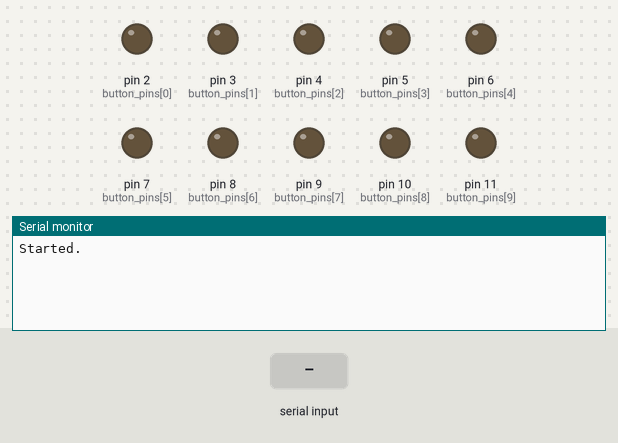
This sketch was run on a simulated Arduino Uno, built with avr-gcc and run on an emulated ATmega328P. On the bench: output pins drawn as LEDs (lit = HIGH), the last lines printed to the serial monitor. The test bench sets the inputs (shaded band).

Above: at 1.2 s.
1.3 s: "OK+CONN\n" received over Serial
At 1.9 s:
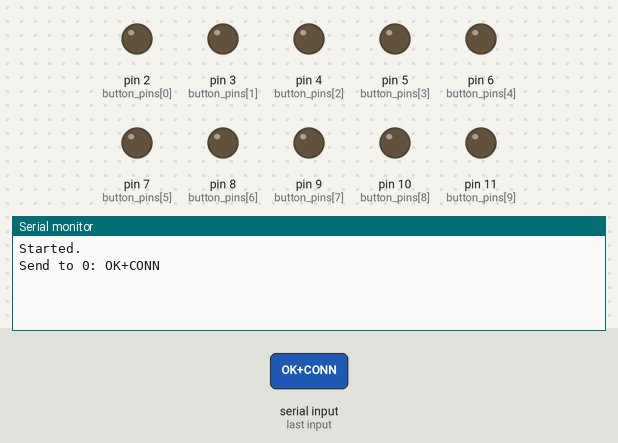
2.8 s: "OK+CONN\n" received over the second serial link
At 5.3 s:
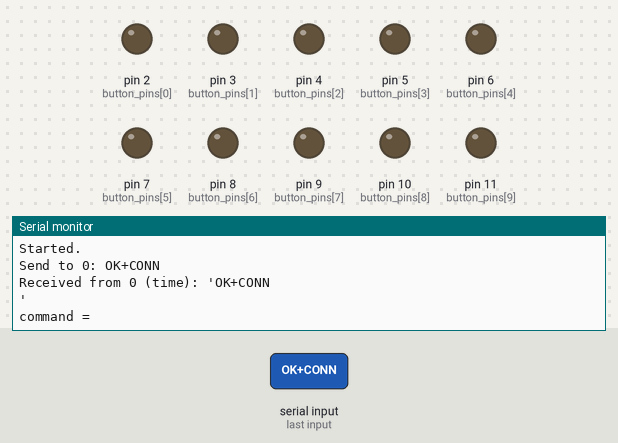
5.8 s: "getAddress\n" received over Serial
At 6.6 s:
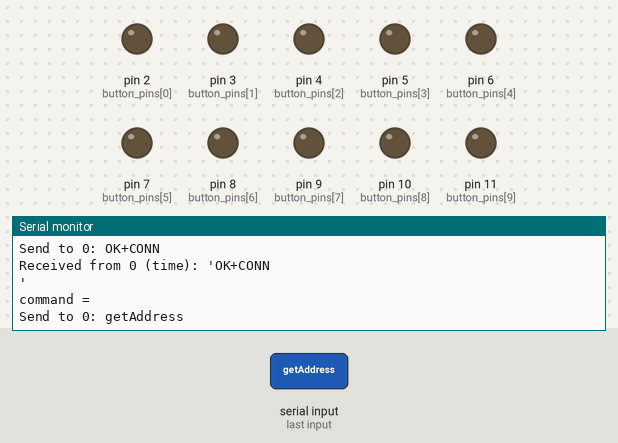
7.3 s: "getAddress\n" received over the second serial link
At 10.0 s:
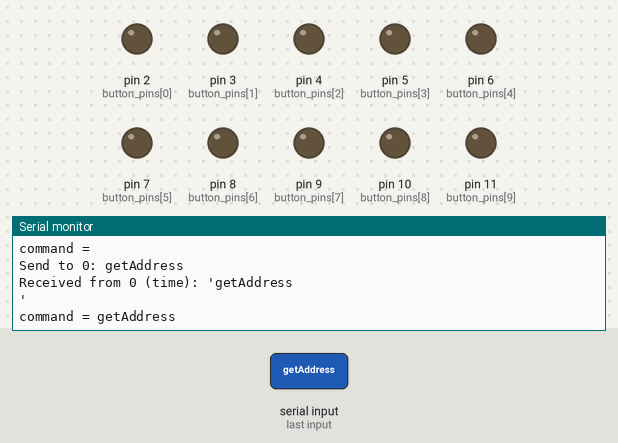
10.3 s: "getMaxFloors\n" received over Serial
At 11.3 s:
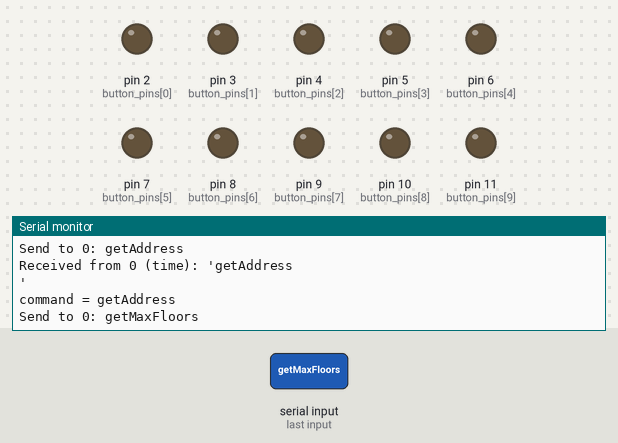
11.8 s: "getMaxFloors\n" received over the second serial link
At 14.7 s:
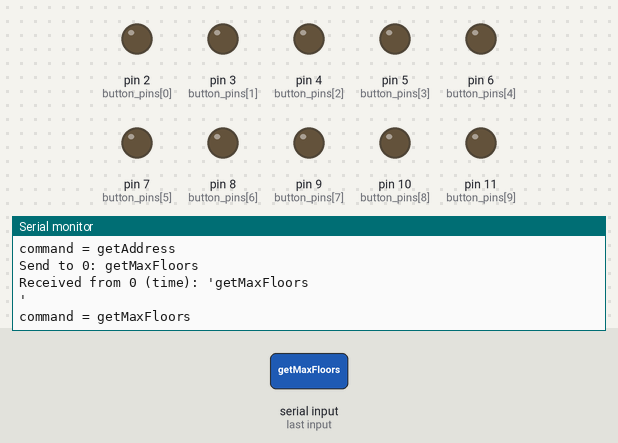

Measured:
- after the input at 1.3 s, the serial monitor: prints a new line at once (image 1)
- after the input at 2.8 s, the serial monitor: prints a new line after 1.5 s (image 2)
- after the input at 5.8 s, the serial monitor: prints a new line at once (image 3)
- after the input at 7.3 s, the serial monitor: prints a new line after 1.5 s (image 4)
- after the input at 10.3 s, the serial monitor: prints a new line at once (image 5)
- after the input at 11.8 s, the serial monitor: prints a new line after 1.5 s (image 6)

The sketch:

BLE_cabine.ino
```cpp
#include <SoftwareSerial.h>   //Software Serial Port


    #define VERSION v1.0

   // #define ADDRESS 0x640101ff   // ID лифта
    #define LED 13   // светодиод arduino
    #define SEC 1000   // секунда
    #define DELAY_SEC SEC * 3 // Задержка в секундах для реле кнопок
    #define DEBUG_ENABLED  1   // debug (on/off)
    #define WAIT_RESPONSE 1500  // Время ответа от модуля в миллисекундах
    #define BLE_TX 12
    #define BLE_RX 13

    #define close_pin 0
    #define open_pin 0
    #define cancel_pin 0
    #define call_pin 0


//  ПЕРЕМЕННЫЕ НАСТРАИВАЕМЫЕ ИНДИВИДУАЛЬНО  ////////////////////////////////////////////

    const unsigned long int address = 0x640101ff; // ID лифта
    const byte max_floors = 10;

    // Пины на которые подключны реле
    const byte button_pins[max_floors] = {2, 3, 4, 5, 6, 7, 8, 9, 10, 11};
    const byte extra_button_pins[4] = {close_pin, open_pin, cancel_pin, call_pin};


// For immitation getCurrentFloor();
int but = 0;
// End immitation


//   НЕ МЕНЯТЬ ДАЛЬНЕЙШИЕ ПЕРЕМЕННЫЕ   //////////////////////////////////

    SoftwareSerial BLE(BLE_RX, BLE_TX);

    bool isLedOn = false;


    // Время ответа от модуля
    unsigned long response_times;

    // Время сколько включена реле
    unsigned long times[max_floors + 4];

    // Состояние включенных реле
    bool state_switch[max_floors + 4];


    // Этаж на котором находится лифт в настоящее время
    byte current_floor = 1;

    // Массив отложенных вызовов
    bool stack[max_floors][max_floors];

    // Хранит данные получаемые с BLE модулей
    String dataBLE;
    String queue;

    // Для итераций по циклам
    byte j = 0;

    char recvChar;
    String dataSerial = "";
    int count_ble_response = 0;

// Functions ///////////////////////////////////////////////

void setupBleConnection();
int chToInt(char in);
int getCurrentFloor();
void readData(SoftwareSerial& serial, String& data);
void setCommand(SoftwareSerial& serial, String& cmd);
void lift(byte fl);

void startSerial(SoftwareSerial& bluetooth){
  bluetooth.begin(9600);
}


//  SETUP  ////////////////////////////////////////////////////
    void setup()
    {
      Serial.begin(9600);
      BLE.begin(9600);

      //delete in release (it's for imitation)
      pinMode(4, INPUT);
      //
      response_times = 0;


      // Set RX BLE pins input mode
      pinMode(BLE_RX, INPUT);

      // Set TX BLE pins output mode
      pinMode(BLE_TX, OUTPUT);

      dataBLE = "";
      queue = "";

      // очищаем таблицу отложенных вызовов
      for(auto& i : stack){
        for(bool& j : i){
          j = false;
        }
      }
      // обнуляем таблицу состояний кнопок
      for(bool& i : state_switch){
        i = false;
      }
      // обнуляем таблицу таймеров активации кнопок
      for(unsigned long& i : times){
        i = 0;
      }
      // переводим пины кнопок в режим выхода
      for(const byte& i : button_pins){
        pinMode(i, OUTPUT);
      }
      // переводим пины дополнительных кнопок в режим выхода
      for(const byte& i : extra_button_pins){
        pinMode(i, OUTPUT);
      }

//      pinMode(LED, OUTPUT);
      setupBleConnection();

      Serial.println("Started.");
    }


//  LOOP   ////////////////////////////////////////////////////////////
    void loop()
    {
        // Устанавливаем в current_floor, текущий этаж
//        getCurrentFloor();

        // Проверяем какие кнопки нажаты слишком долго
        for(int i = 0; i < max_floors + 4; i++){
          if(times[i] != 0){
            if(abs(millis() - times[i]) > DELAY_SEC){
              times[i] = 0;
              digitalWrite(button_pins[i], LOW);
              state_switch[i] = false;
            }
          }
        }

        // Читаем данные с Bluetooth Low Energy модуля
        readData(BLE, dataBLE);

        // Запускаем отложенные вызовы текущего этажа
//        for(int i = 0; i < max_floors; i++){
//          if(stack[current_floor][i]){
//            lift(i);
//            stack[current_floor][i] = false;
//          }
//        }

        // Читаем данные с компьютера
        while(Serial.available()){//check if there's any data sent from the local serial terminal, you can add the other applications here
          recvChar  = Serial.read();
          //BLE1.print(recvChar);
          if(recvChar != '\r' && recvChar != '\n'){
            dataSerial += recvChar;
          } else {
            int ble = 0;
            if(dataSerial.length() > 2 && dataSerial[1] == '/'){
              Serial.print("Set ble: ");
//              ble = dataSerial[0].toInt();
              ble = chToInt(dataSerial[0]);
              Serial.println(ble);
              dataSerial.remove(0, 1);
            }
            if(dataSerial.length() > 1 && dataSerial[0] == '/'){
              dataSerial.remove(0, 1);
              dataSerial = "AT+" + dataSerial;
            }
            // dataSerial += "\r\n";
            Serial.print("Send to ");
            Serial.println(String(ble) + ": " + dataSerial);
            BLE.print(dataSerial);
            dataSerial = "";
          }
        }
    }


//   ФУНКЦИИ И ПРОЦЕДУРЫ   ////////////////////////////////////////////////////////


    // Считывает данные с Bluetooth Low Energy в строку
    void readData(SoftwareSerial& serial, String& data){
      char ch;
      if(serial.available()){
//        Serial.print("millis() = ");
//        Serial.print(millis());
//        Serial.print(", ");
        response_times = millis();
//        Serial.print("Have ");
        ch = serial.read();
//        Serial.println(ch);
        if(ch == '-'){
          if(data.length() > 0){
            if(data[data.length() - 1] == '/'){
              data.remove(data.length() - 1, 1);
              Serial.print("Received from ");
              Serial.print(j);
              Serial.print(" (code): '");
              Serial.print(data);
              Serial.println("'");
              setCommand(serial, data);
              data = "";
            }
          }
//        }
//        Serial.println(ch);
//        Serial.println(ch + 0);
//        if(ch == '/' || ch == '+'){
//          setCommand(serial, data);
//          Serial.print(data);
//          data = "";
        } else {
          data += ch;
        }
      } else {
        unsigned long t = millis();
        if(abs(t - response_times) > WAIT_RESPONSE){
          if(data != ""){
//            Serial.print("response_times = ");
//            Serial.println(t-response_times);
//
            Serial.print("Received from ");
            Serial.print(j);
            Serial.print(" (time): '");
            Serial.print(data);
            Serial.println("'");
            setCommand(serial, data);
            data = "";
          }
        }
      }
    }


    // Исполняет команду полученную с управляющего устройства
    void setCommand(SoftwareSerial& serial, String& cmd){
      String command = "";
      int first = 0;
      int second = 0;
      int sw = 0; // switch

      // get command and options
      for(auto i : cmd){
        if(i != '_' && sw == 0){
          command += i;
        } else if(i != '_' && sw == 1){
          first *= 10;
          first += chToInt(i);
        } else if(i != '_' && sw == 2){
          second *= 10;
          second += chToInt(i);
        } else {
          sw++;
        }
      }

      //
      if((command.substring(0, 7) == "OK+CONN")){ // ||(command.substring(0, 7) == "OK+LOST"
        command = command.substring(7);
      }
      first--;
      second--;
      Serial.println("command = " + command);

      if(command == "getAddress"){
        serial.print("addr");
        serial.print(address, HEX);
        Serial.println(address, HEX);
//        BLE[j].print(address, HEX);
      } else if (command == "getMaxFloors"){
//        BLE[j].print(max_floors);
        serial.print("flr");
        serial.print(max_floors);
        Serial.println(max_floors);
      } else if (command == "speed") {
        serial.print("speed");
        Serial.println("speed");
      } else if (command == "liftto"){
        if(second && current_floor != first){
          stack[first][second] = true;
        } else {
          lift(second);
        }
       } else if (command == "lift"){
        lift(first);
       } else if (command == "gExtBtns"){
        byte extr = 0;
        if(extra_button_pins[0] > 0) extr += 1; // close
        if(extra_button_pins[1] > 0) extr += 2; // open
        if(extra_button_pins[2] > 0) extr += 4; // cancel
        if(extra_button_pins[3] > 0) extr += 8; // call
        serial.print(extr);
       } else if (command == "pExtBtn"){
        digitalWrite(extra_button_pins[first - 1], HIGH);
        times[max_floors + first - 1] = millis();
        if(times[max_floors + first - 1] == 0) times[max_floors + first - 1]++;
        state_switch[max_floors + first - 1] = true;
       }
    }


    void setupBleConnection()
    {
//      BLE1.begin(9600); //Set BLE BaudRate to default baud rate 9600
//      BLE2.begin(9600);
//      BLE.print();
      //BLE.println("AT+CLEAR"); //clear all previous setting
      //BLE.println("AT+ROLE0"); //set the bluetooth name as a slaver
      //BLE.println("AT+SAVE1");  //don't save the connect information
      // mode 2
      // role 0
      // save 0
      // ibe0 0x00001101
    }

    // Конвертирует char to int
    int chToInt(char in){
      String dt = "";
      dt += in;
      return dt.toInt();
    }

    int getCurrentFloor(){
      int res = current_floor;
      res = digitalRead(4);
//      if (res == 2){
//        res--;
//      } else {
//        res++;
//      }
//      if(res > 2){
//        res = 1;
//      }
      return res + 1;
    }


    // Активация кнопки кабины
    void lift(byte fl){
      Serial.print("Button cabine is ON (");Serial.print(fl);Serial.println(")");
      if(fl < 0 || fl >= max_floors) return;
      digitalWrite(button_pins[fl], HIGH);
      state_switch[fl] = true;
      times[fl] = millis();
      if(times[fl] == 0) times[fl]++;
    }
```
